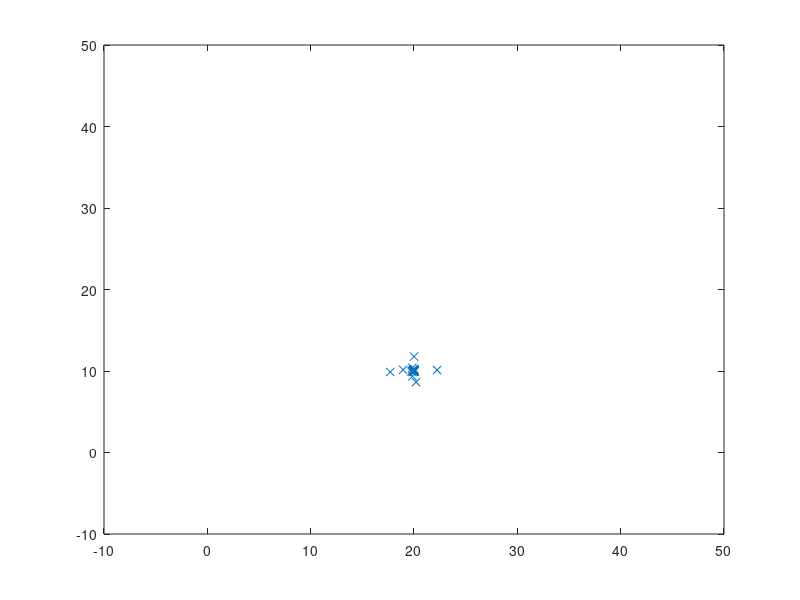

The MATLAB script that drew this image:
%Particle Swarm Optimization

%Initialization
clc;
clear;
close all;
iteration = 30;
inertia = 1.0;
correction_factor = 2.0;
swarms = 50;

%Initial swarm position
swarm = zeros(50,7);
step = 1;
for i= 1 : 50
    swarm(step, 1:7) = i;
    step=step+1;
end

swarm(:, 7) = 1000   %Greater than maximum possible value
swarm(:, 6)=0        %initial velocity
swarm(:, 5)=0        %initial velocity

%Iterations
for iter = 1 : iteration
    
    %Position of Swarms
    for i = 1: swarms
        swarm(i, 1) = swarm(i, 1) + swarm(i, 5)/1.2  %update u poition
        swarm(i, 2) = swarm(i, 2) + swarm(i, 6)/1.2  %update v position
        u=swarm(i, 1)
        v=swarm(i, 2)
        
        value = (u - 20)^2 + (v - 10)^2     %Objective function
        
        if value <swarm(i,7)        %Always true
            swarm(i,3)=swarm(i,1)   %Update best position of u
            swarm(i,4)=swarm(i,2)   %Update best position of u
            swarm(i,7)=value;       %Best updated minimum value
        end
    end
    
    [temp,gbest] = min(swarm(:,7));  %gbest position
    
    %Updating velocity of swarms
    for i = 1 :swarms
        swarm(i, 5) = rand*inertia*swarm(i, 5)+ correction_factor*rand*(swarm(i,3)...
            -swarm(i,1)) + correction_factor*rand*(swarm(gbest, 3)- swarm(i,1))     %u velocity parameters
        swarm(i, 6) = rand*inertia*swarm(i, 6)+ correction_factor*rand*(swarm(i,4)...
            -swarm(i,2)) + correction_factor*rand*(swarm(gbest, 4)- swarm(i,2))     %v velocity parameters
    end
    
    %Plotting
    clf;
    plot(swarm(: , 1), swarm(:, 2), 'x')       %drawing swarms
    axis([-10,50,-10,50])
    pause(.1)
end

        
    
        
        

    